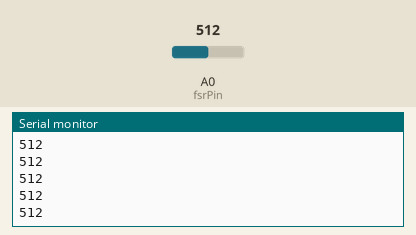
Simulated run of this sketch. Board: Arduino Uno, built with avr-gcc and run on an emulated ATmega328P. Parts: the last lines printed to the serial monitor. Inputs (shaded band) come from the test bench; at power-on: A0 (fsrPin) = 512.

Above: at 1.2 s.
1.3 s: A0 (fsrPin) set to 716
At 2.2 s:
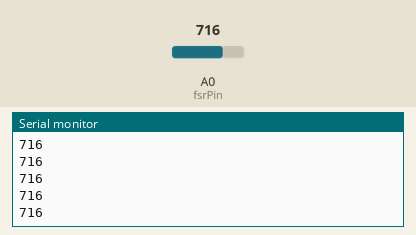
2.8 s: A0 (fsrPin) set to 900
At 3.4 s:
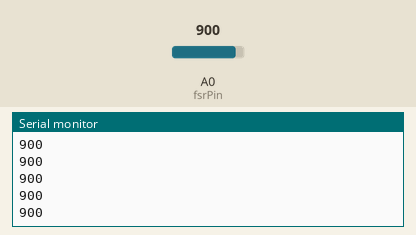
Timing chart, 0 to 5.8 s (numbered marks = the images above; inputs shaded):
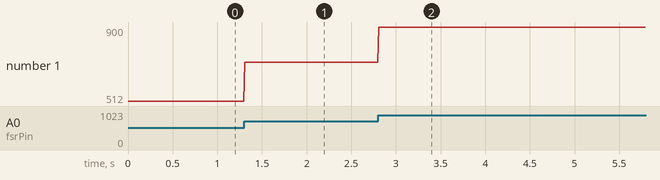

Measured:
- after the input at 1.3 s, the serial monitor: prints a new line at once (image 1)
- after the input at 2.8 s, the serial monitor: prints a new line at once (image 2)
- plotted number 1: 512 → 716 after the input at 1.3 s, 716 → 900 after the input at 2.8 s

The sketch:

mini_project-2_task-2_FSR_code.ino
```cpp
int fsrPin = A0;
int fsrReading; // the analog reading from the FSR resistor divider

void setup(void) {
  Serial.begin(115200);
}

void loop(void) {
  fsrReading = analogRead(fsrPin);  // Read analog input from fsrPin
  Serial.print(fsrReading);     // print the raw analog reading
  Serial.println();
  delay(10);
}
```
